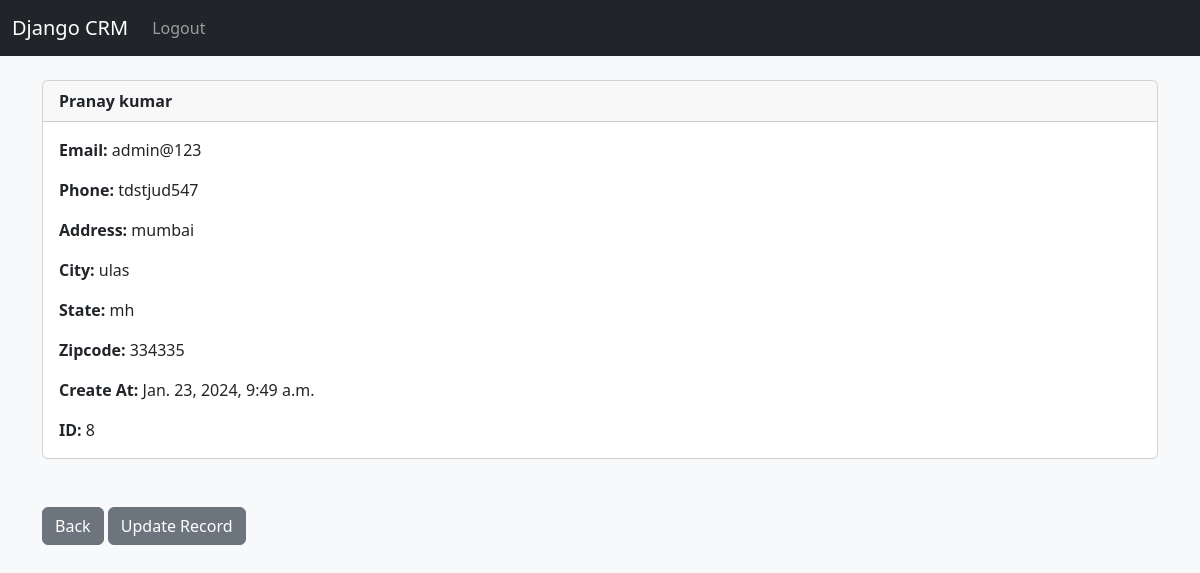
/record/8 (signed in), run on an earlier commit of the app's database.
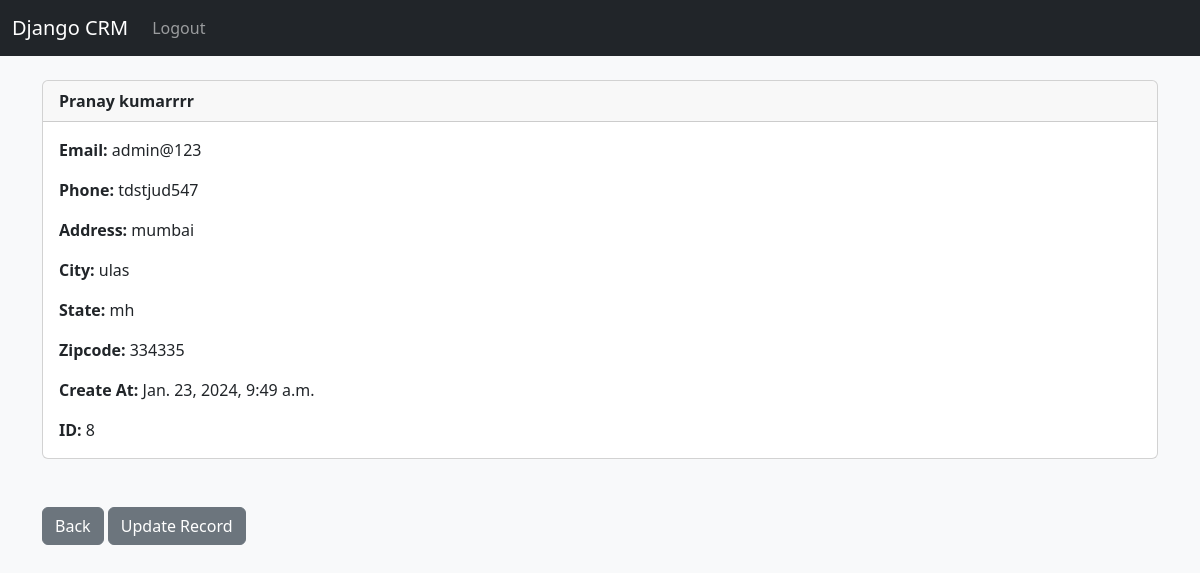
And on a later commit of the database.
### app/models.py (models this page shows, shortened)
class Record(models.Model):
	photo = models.ImageField(upload_to="images",null=True,blank=True)
	created_at = models.DateTimeField(auto_now_add=True)
	first_name = models.CharField(max_length=50)
	last_name =  models.CharField(max_length=50)
	email =  models.CharField(max_length=100)
	phone = models.CharField(max_length=15)
	address =  models.CharField(max_length=100)
	city =  models.CharField(max_length=50)
	state =  models.CharField(max_length=50)
	zipcode =  models.CharField(max_length=20)

### app/views.py (the view)
# urls.py: path('record/<int:pk>',customer_record, name='record'),
def customer_record(request, pk):
	if request.user.is_authenticated:
		customer_record = Record.objects.get(id=pk)
		return render(request, 'record.html', {'customer_record':customer_record})
	else:
		messages.success(request, "You Must Be Logged In To View That Page...")
		return redirect('home')

### templates/record.html (shortened to what this page needs)
{% extends 'base.html' %}
{% block content %}
<div class="card">
  <div class="card-header"><strong>
    	{{ customer_record.first_name }}
		{{ customer_record.last_name }}</strong>
  </div>
  <div class="card-body">
<p class="card-text">
<strong>Email: </strong>{{ customer_record.email }}</p>
<p class="card-text">
<strong>Phone: </strong>{{ customer_record.phone }}
</p>
<p class="card-text">
<strong>Address: </strong>{{ customer_record.address }}</p>
<p class="card-text">
<strong>City: </strong>{{ customer_record.city }}</p>
<p class="card-text">
<strong>State: </strong>{{ customer_record.state }}</p>
<p class="card-text">
<strong>Zipcode: </strong>{{ customer_record.zipcode }}</p>
<p class="card-text">
<strong>Create At: </strong>{{ customer_record.created_at }}</p>
<p class="card-text">
<strong>ID: </strong>{{ customer_record.id }}</p>
  </div>
</div>
<br/><br/>
<a href="{% url 'home' %}" class="btn btn-secondary">Back</a>
<a href="{% url 'update_record' customer_record.id %}" class="btn btn-secondary">Update Record</a>
{% endblock %}

What changed in the data, as far as the page shows it:
changed Record "Pranay": last_name "kumar" → "kumarrrr"
